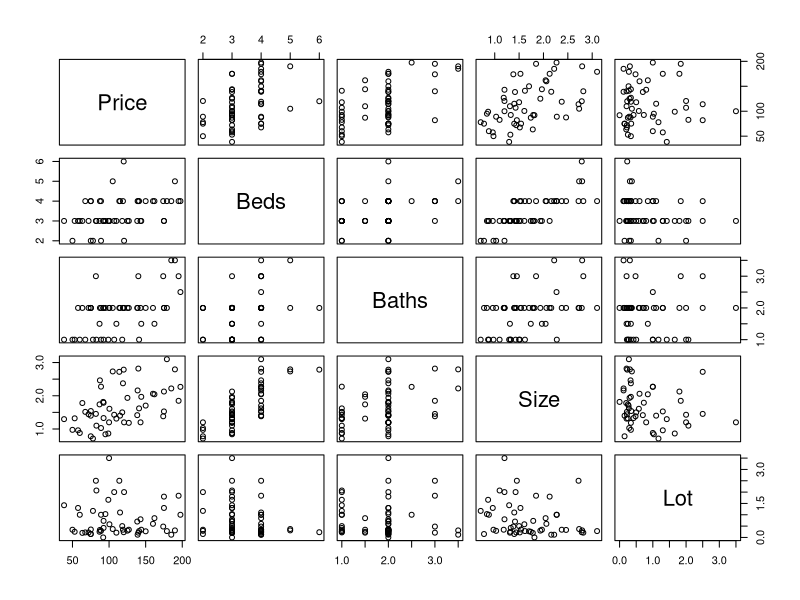
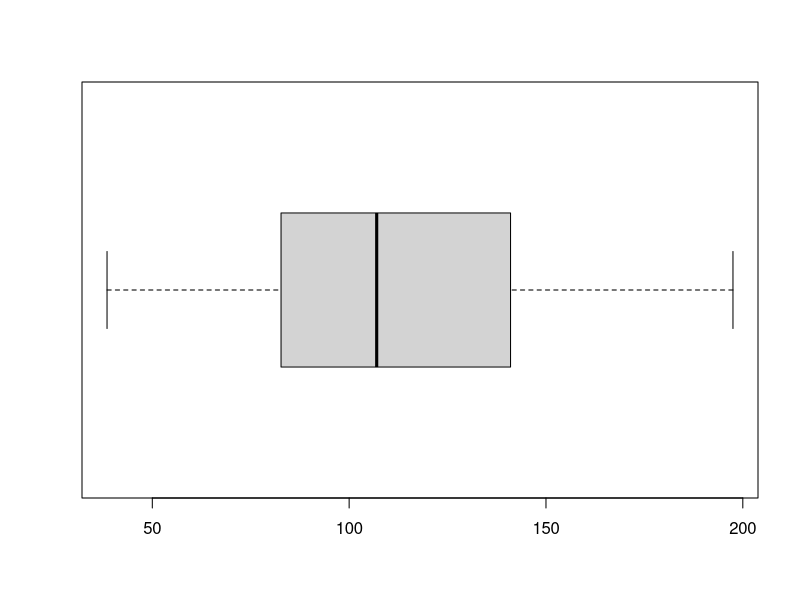
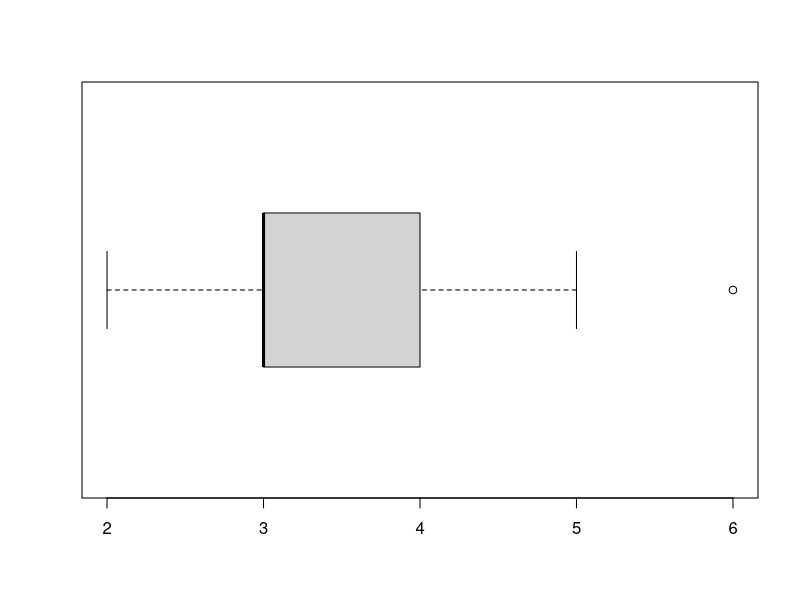
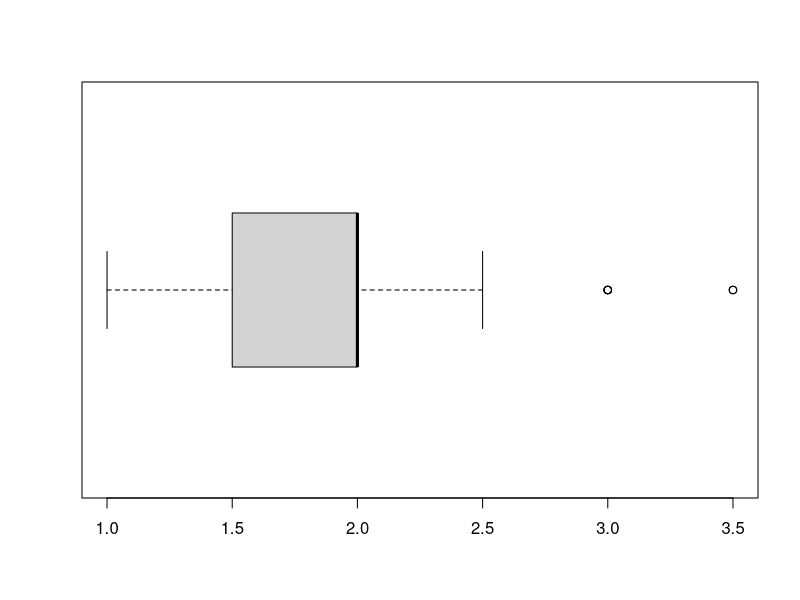
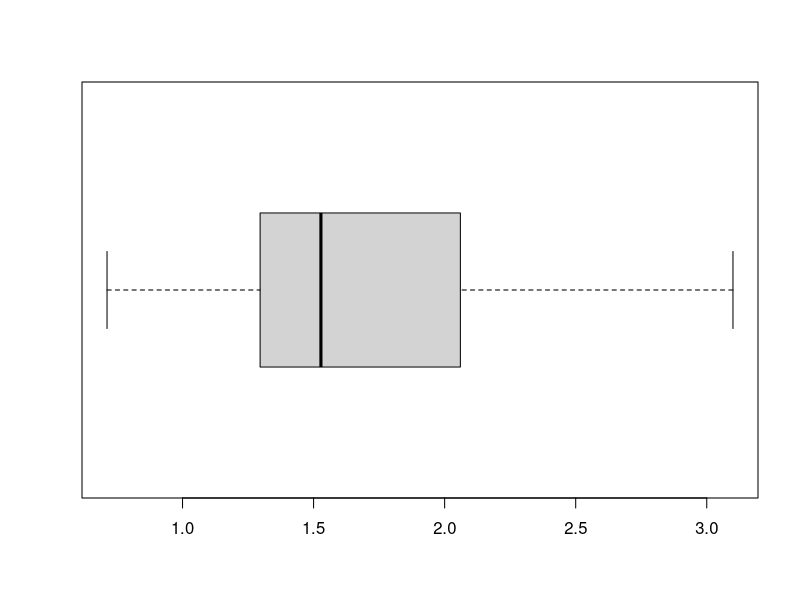
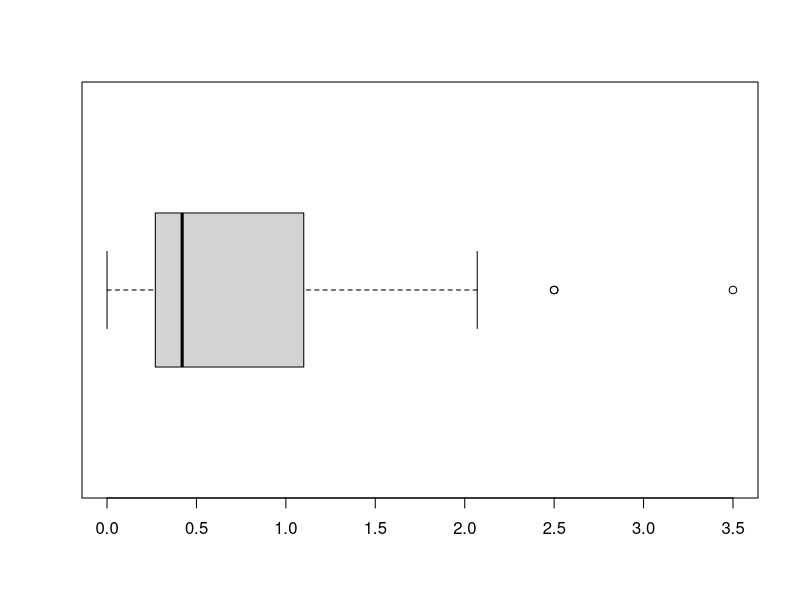

These charts were generated, in order, by the following R code:
# HOMEWORK 2
# set directory and get data from CSV file, read data into a dataframe
# setwd("C:/Users/rgrogan1/Desktop/AQM2000/Data")
df <- read.csv("Data/HousesNY.csv")

# modify the columns, all others are in proper data type
df$X = NULL

# find mean of dataset
print(mean(df$Price))

# find max of dataset
print(max(df$Lot))

X11()

# create scatterplot matrix
pairs(df)

# make box plots for each variable to find outliers
boxplot(df$Price, horizontal = TRUE)
boxplot(df$Beds, horizontal = TRUE)
# there is one outlier of beds with 6 bedrooms
boxplot(df$Baths, horizontal = TRUE)
# there are two outliers of bathrooms with 3 and 3.5 bathrooms
boxplot(df$Size, horizontal = TRUE)
boxplot(df$Lot, horizontal = TRUE)
# there are two outliers of lot size at 2.5 and 3.5 acres

# creat linear model
set.seed(1234)
n <- nrow(df)
trainingsize <- round(n * 0.6)
trainingcases <- sample(n, trainingsize)
training <- df[trainingcases, ]
test <- df[-trainingcases, ]

model <- lm(Price ~ Size, data=training)

summary(model)

predictions <- predict(model, test)
observations <- test$Price
errors <- observations - predictions

# get rmse
rmse <- sqrt(mean(errors^2))
print(rmse)

# create model with all variables
model2 <- lm(Price ~ ., data=training)

summary(model2)

predictions <- predict(model2, test)
observations <- test$Price
errors <- observations - predictions
  
rmse <- sqrt(mean(errors^2))
print(rmse)

# create a best subset model
model3 <- lm(Price ~ ., data=training)
model3 <- step(model3)
  
summary(model3)
  
predictions <- predict(model3, test)
observations <- test$Price
errors <- observations - predictions
  
rmse <- sqrt(mean(errors^2))
print(rmse)

-7.478 + 13.849*3 + 34.314*1.5 + 15.437*0.5
